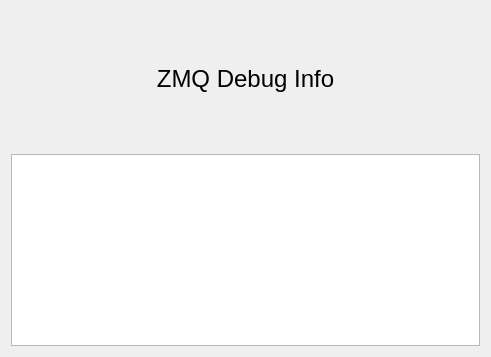
<?xml version="1.0" encoding="UTF-8"?>
<ui version="4.0">
 <class>zmqtool</class>
 <widget class="QDialog" name="zmqtool">
  <property name="windowModality">
   <enum>Qt::WindowModal</enum>
  </property>
  <property name="geometry">
   <rect>
    <x>0</x>
    <y>0</y>
    <width>491</width>
    <height>357</height>
   </rect>
  </property>
  <property name="sizePolicy">
   <sizepolicy hsizetype="Expanding" vsizetype="Expanding">
    <horstretch>0</horstretch>
    <verstretch>0</verstretch>
   </sizepolicy>
  </property>
  <property name="windowTitle">
   <string>ZMQ DEBUG</string>
  </property>
  <layout class="QGridLayout" name="gridLayout_2">
   <item row="0" column="0">
    <layout class="QGridLayout" name="gridLayout">
     <item row="0" column="0">
      <widget class="QLabel" name="lb_zmqtitle">
       <property name="sizePolicy">
        <sizepolicy hsizetype="Expanding" vsizetype="Expanding">
         <horstretch>0</horstretch>
         <verstretch>0</verstretch>
        </sizepolicy>
       </property>
       <property name="font">
        <font>
         <pointsize>18</pointsize>
        </font>
       </property>
       <property name="text">
        <string>&lt;html&gt;&lt;head/&gt;&lt;body&gt;&lt;p&gt;ZMQ Debug Info&lt;/p&gt;&lt;/body&gt;&lt;/html&gt;</string>
       </property>
       <property name="alignment">
        <set>Qt::AlignCenter</set>
       </property>
      </widget>
     </item>
     <item row="1" column="0">
      <widget class="QTextEdit" name="te_zmqmsg"/>
     </item>
    </layout>
   </item>
  </layout>
 </widget>
 <resources/>
 <connections/>
</ui>
